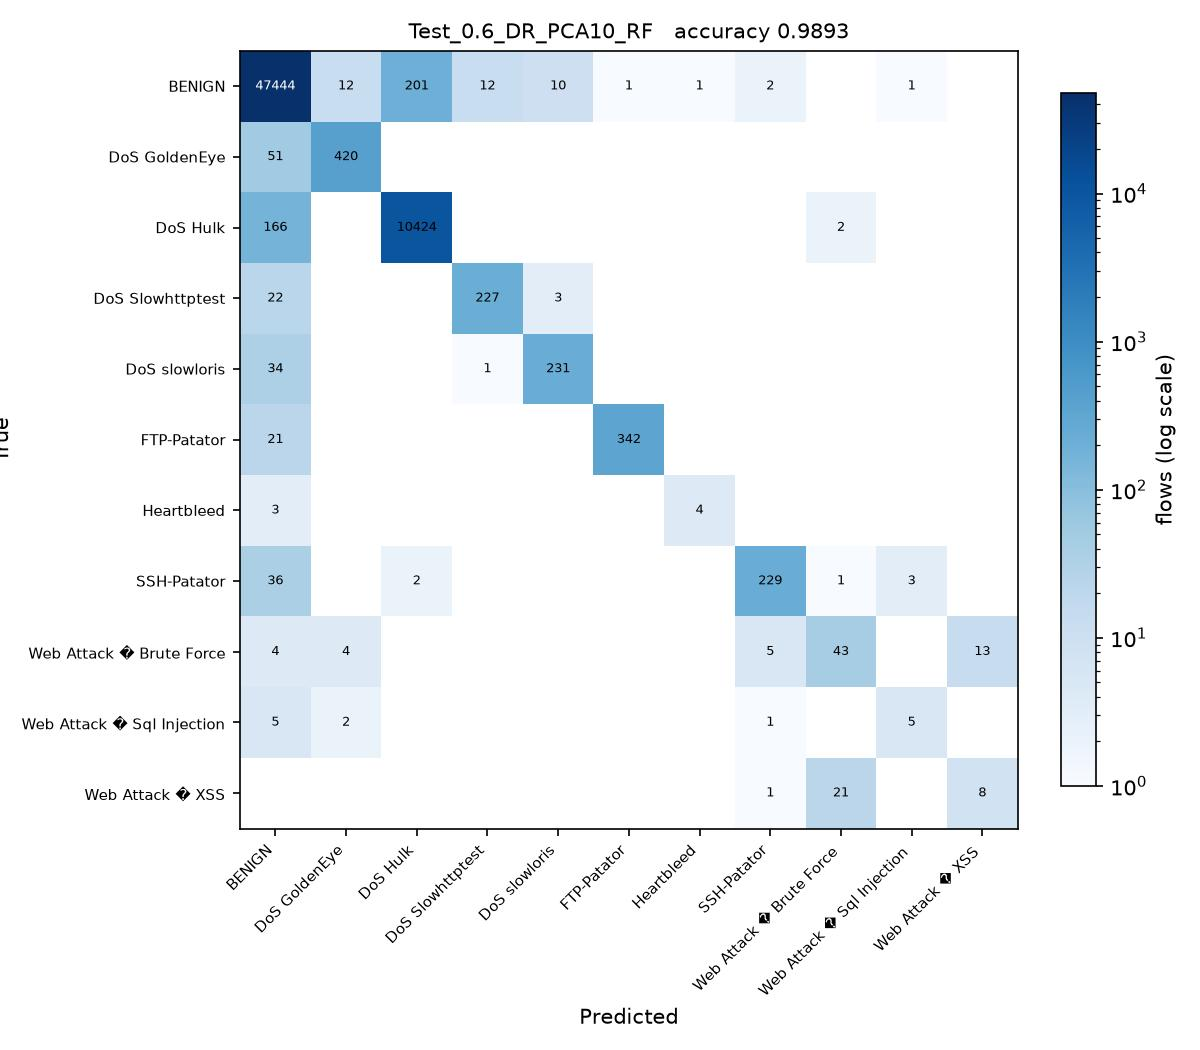

Write Python code to recreate this figure.
# Test_0.6_DR_PCA10_RF.py
#
# Test size 0.6  |  PCA, 10 components  |  Random Forest (sheet #7)
#
# This is SGDC_60_40.py with the changes marked CHANGE below and nothing else.

import os
from pathlib import Path

# CHANGE 1: find the folder holding the three CSV files and run from there, so
# the plain file names below resolve no matter where this script is started
# from or how deeply it sits inside the project folder.
HERE = Path(__file__).resolve().parent
for PROJECT in [HERE, *HERE.parents]:
    if (PROJECT / 'Tuesday-WorkingHours.pcap_ISCX.csv').exists():
        os.chdir(PROJECT)
        break
else:
    raise SystemExit('Put this folder inside the folder that holds the three '
                     'CIC-IDS2017 CSV files, then run the script again.')
import numpy as np
import pandas as pd

df1 = pd.read_csv('Tuesday-WorkingHours.pcap_ISCX.csv', low_memory=True)
df2 = pd.read_csv('Wednesday-workingHours.pcap_ISCX.csv', low_memory=True)
df3 = pd.read_csv('Thursday-WorkingHours-Morning-WebAttacks.pcap_ISCX.csv', low_memory=True)

dataset = pd.concat([df1, df2, df3], ignore_index=True)

dataset.columns = dataset.columns.str.strip()

# CHANGE 2: a stratified sample of 100000 flows, the same for every run.
# Gradient Boosting builds one tree per class per stage on a single core, so all
# 1.3 million flows would take hours per script. At least 50 flows of every
# class are kept, so the rare attacks stay in the split.
label = dataset.columns[-1]
dataset = pd.concat(
    [g.sample(n=min(len(g), max(50, round(100000 * len(g) / len(dataset)))), random_state=0)
     for _, g in dataset.groupby(label)],
    ignore_index=True
)

X = dataset.iloc[:, :-1]
y = dataset.iloc[:, -1]

X = X.apply(pd.to_numeric, errors='coerce')

X.replace([np.inf, -np.inf], np.nan, inplace=True)

from sklearn.impute import SimpleImputer

imputer = SimpleImputer(missing_values=np.nan, strategy='mean')
X = imputer.fit_transform(X)

from sklearn.preprocessing import LabelEncoder

labelencoder_y = LabelEncoder()
y = labelencoder_y.fit_transform(y)

from sklearn.model_selection import train_test_split

X_train, X_test, y_train, y_test = train_test_split(
    X,
    y,
    test_size=0.6,   # CHANGE 3: test size
    random_state=0,
    stratify=y
)

# CHANGE 4: PCA, from PCA_LDA_KErnel_PCA_CODE.pdf (fit only on training data)
from sklearn.decomposition import PCA

pca = PCA(n_components=10)
X_train = pca.fit_transform(X_train)
X_test = pca.transform(X_test)

# CHANGE 5: Random Forest (sheet #7) in place of SGDClassifier
from sklearn.ensemble import RandomForestClassifier

classifier = RandomForestClassifier(n_estimators=200, criterion='entropy',
                                    random_state=0)

classifier.fit(X_train, y_train)

y_pred = classifier.predict(X_test) 

from sklearn.metrics import confusion_matrix
from sklearn.metrics import accuracy_score
from sklearn.metrics import precision_score
from sklearn.metrics import recall_score
from sklearn.metrics import f1_score
from sklearn.metrics import classification_report

cm = confusion_matrix(y_test, y_pred)

print("Confusion Matrix:\n")
print(cm)

print("\nAccuracy : {:.4f}".format(accuracy_score(y_test, y_pred)))
print("\nPrecision : {:.4f}".format(precision_score(y_test, y_pred, average='weighted')))
print("\nRecall : {:.4f}".format(recall_score(y_test, y_pred, average='weighted')))
print("\nF1 Score : {:.4f}".format(f1_score(y_test, y_pred, average='weighted')))

print("\nClassification Report:\n")
print(classification_report(y_test, y_pred))

# CHANGE 6: save the confusion matrix as Test_0.6_DR_PCA10_RF.jpg and record the result
import matplotlib
matplotlib.use('Agg')
import matplotlib.pyplot as plt
from matplotlib.colors import LogNorm

here = HERE                     # the folder this script sits in
names = [str(c) for c in labelencoder_y.classes_]
fig, ax = plt.subplots(figsize=(8, 7))
im = ax.imshow(cm, cmap='Blues', norm=LogNorm(vmin=1))
ax.set_xticks(range(len(names)), names, rotation=45, ha='right', fontsize=7)
ax.set_yticks(range(len(names)), names, fontsize=7)
ax.set_xlabel('Predicted')
ax.set_ylabel('True')
ax.set_title('Test_0.6_DR_PCA10_RF   accuracy {:.4f}'.format(accuracy_score(y_test, y_pred)), fontsize=10)
for i in range(cm.shape[0]):
    for j in range(cm.shape[1]):
        if cm[i, j]:
            ax.text(j, i, cm[i, j], ha='center', va='center', fontsize=6,
                    color='white' if cm[i, j] > cm.max() / 3 else 'black')
fig.colorbar(im, ax=ax, fraction=0.04, label='flows (log scale)')
fig.tight_layout()
fig.savefig(here / 'Test_0.6_DR_PCA10_RF.jpg', dpi=150)
plt.close(fig)

row = pd.DataFrame([{
    'Test': 0.6, 'DR': 'PCA10', 'Clas': 'RF',
    'Acc': round(accuracy_score(y_test, y_pred), 4),
    'Pre': round(precision_score(y_test, y_pred, average='weighted'), 4),
    'Rec': round(recall_score(y_test, y_pred, average='weighted'), 4),
    'F1': round(f1_score(y_test, y_pred, average='weighted'), 4),
    'script': 'Test_0.6_DR_PCA10_RF',
}])
# one file per run, so several scripts can run at the same time without
# overwriting each other. 21_run_45_mix.py merges them into the Excel sheet.
out = PROJECT / 'results' / 'parts_mix' / 'Test_0.6_DR_PCA10_RF.csv'
out.parent.mkdir(parents=True, exist_ok=True)
row.to_csv(out, index=False)
